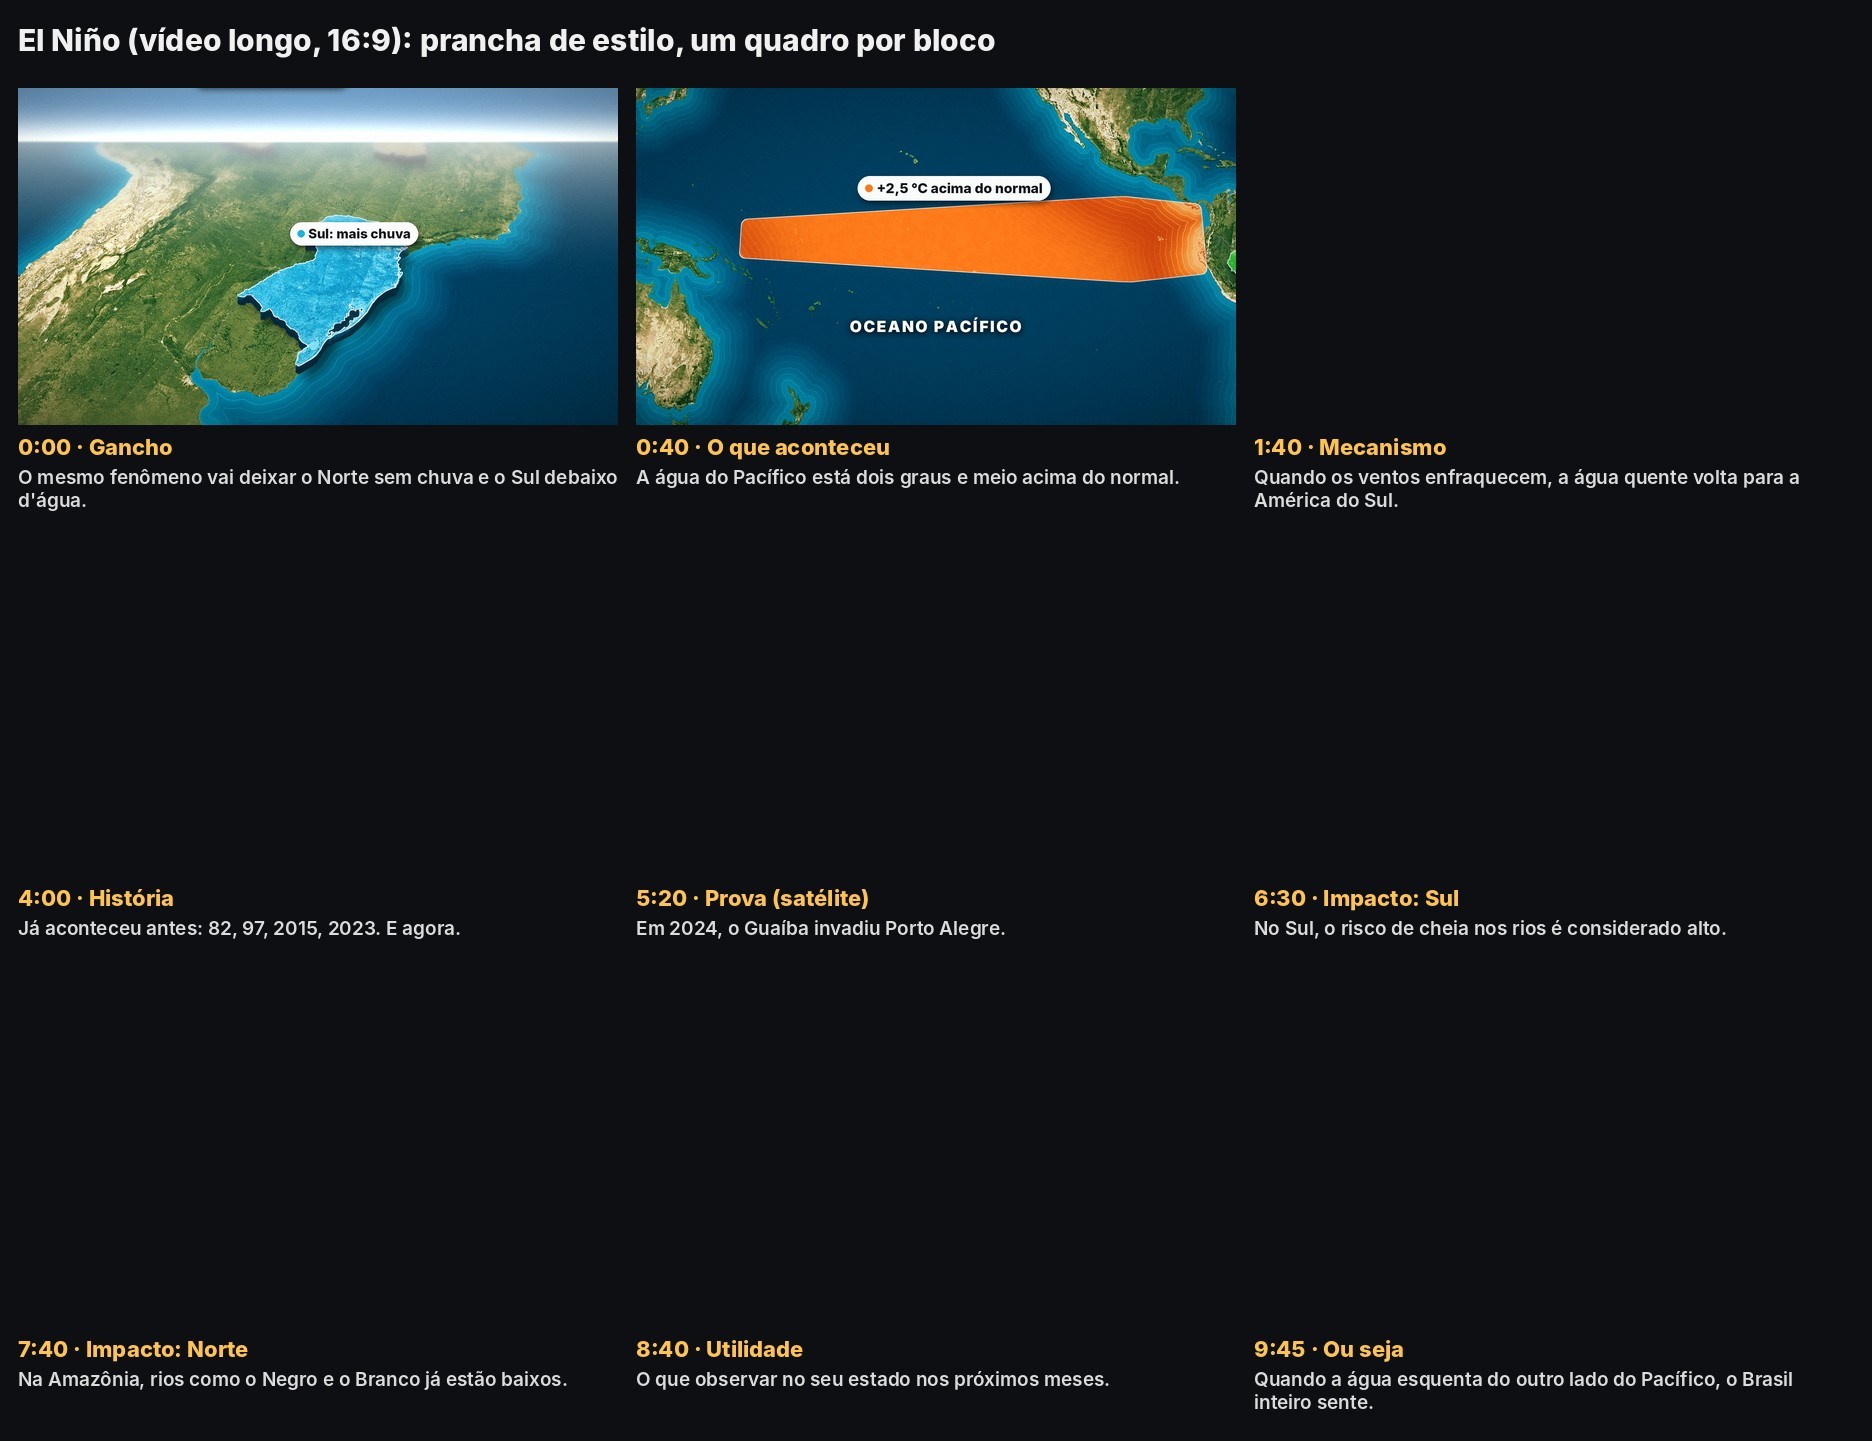

Source code (Python):
#!/usr/bin/env python3
"""Prancha 16:9 do vídeo longo do El Niño: um quadro por bloco, com o tempo e a frase.

Usa o motor do canal curto (mapas/docs/estilo_cinema/gerar_quadros.py) sem alterar nada nele:
só troca o tamanho do quadro para 1920x1080 neste processo.
    VISUAL_DADOS=/home/user/mapas/proto/data python3 -I prancha.py [1,2,...]
"""
import os, sys, math
MAPAS = os.environ.get("MAPAS_ROOT", "/home/user/mapas")
sys.path.insert(0, MAPAS + "/docs/estilo_cinema")
import numpy as np, cv2
from PIL import Image, ImageDraw, ImageFilter
from shapely.affinity import translate
from shapely.geometry import box, Polygon
import gerar_quadros as G

W, H = G.W, G.H = 1920, 1080
HERE = os.path.dirname(os.path.abspath(__file__)); OUT = os.path.join(HERE, "quadros"); os.makedirs(OUT, exist_ok=True)
P = dict(G.PALETAS[G.PADRAO]); T = G.TEMAS

# países do outro lado da linha de data, deslocados 360° (Pacífico inteiro num quadro só)
_p = G.paises()
if not any(n.endswith("#w") for n, _ in _p):
    _p += [(n + "#w", translate(g, -360)) for n, g in _p if g.bounds[2] > 60]
BR = G.pais("Brazil")
NORTE = G.estados("Amazonas", "Pará", "Roraima", "Amapá", "Acre", "Rondônia", "Tocantins")
NORDESTE = G.estados("Maranhão", "Piauí", "Ceará", "Rio Grande do Norte", "Paraíba", "Pernambuco", "Alagoas", "Sergipe", "Bahia")
SUL = G.estados("Rio Grande do Sul", "Santa Catarina", "Paraná")
RS = G.estados("Rio Grande do Sul")


def chip(lay, txt, xy, size=40, cor=None): G.cola(lay, G.chip_img(txt, size, cor), xy)
def nome(lay, txt, xy, size=46): G.cola(lay, G.nome_img(txt, size), xy)


def seta(lay, pts, cor=(255, 255, 255), larg=14, cab=34):
    """Seta grossa com borda escura (caminho do vento ou da água)."""
    d = ImageDraw.Draw(lay); pts = [tuple(map(float, p)) for p in pts]
    for c, w in (((20, 24, 40, 230), larg + 8), (cor + (255,), larg)):
        d.line(pts, fill=c, width=int(w), joint="curve")
    (x0, y0), (x1, y1) = pts[-2], pts[-1]; a = math.atan2(y1 - y0, x1 - x0)
    tri = lambda k: [(x1 + math.cos(a) * cab * k, y1 + math.sin(a) * cab * k),
                     (x1 + math.cos(a + 2.5) * cab * k, y1 + math.sin(a + 2.5) * cab * k),
                     (x1 + math.cos(a - 2.5) * cab * k, y1 + math.sin(a - 2.5) * cab * k)]
    d.polygon(tri(1.25), fill=(20, 24, 40, 230)); d.polygon(tri(1.0), fill=cor + (255,))


def minimapa(lay, foco, canto=(1700, 150), larg=300):
    """Mapa pequeno de localização (só no 16:9): América do Sul em vetor, com o quadro do lugar."""
    x0, x1, y0, y1 = -82, -34, -56, 13; esc = larg / (x1 - x0); alt = int((y1 - y0) * esc)
    im = Image.new("RGBA", (larg + 24, alt + 24), (0, 0, 0, 0)); d = ImageDraw.Draw(im)
    d.rounded_rectangle([0, 0, larg + 23, alt + 23], 18, fill=(12, 30, 48, 210), outline=(255, 255, 255, 200), width=2)
    pt = lambda lo, la: (12 + (lo - x0) * esc, 12 + (y1 - la) * esc)
    for n, g in G.paises():
        if not g.intersects(box(x0, y0, x1, y1)): continue
        for p in (g.geoms if g.geom_type == "MultiPolygon" else [g]):
            d.polygon([pt(*c) for c in p.simplify(0.15).exterior.coords],
                      fill=(232, 214, 164, 255) if n == "Brazil" else (120, 130, 110, 255))
    bx = foco.bounds; d.rectangle([*pt(bx[0], bx[3]), *pt(bx[2], bx[1])], outline=(255, 70, 50, 255), width=4)
    G.cola(lay, G.com_sombra(im, 8, 0.5, (4, 6)), canto)


def faixa_quente():
    """Língua de água quente no Pacífico equatorial (mais larga perto da América do Sul)."""
    xs = np.linspace(-200, -81, 40); w = np.interp(xs, [-200, -150, -100, -81], [3, 6, 9, 7])
    return Polygon(list(zip(xs, w)) + list(zip(xs[::-1], -w[::-1] - 1))).buffer(1.5)


def oni():
    s, v = [], []
    for l in open(os.path.join(HERE, "oni.txt")).read().split("\n")[1:]:
        p = l.split()
        if len(p) == 4: s.append(int(p[1]) + ["DJF", "JFM", "FMA", "MAM", "AMJ", "MJJ", "JJA", "JAS", "ASO", "SON", "OND", "NDJ"].index(p[0]) / 12); v.append(float(p[3]))
    return np.array(s), np.array(v)


def grafico(fundo):
    """Bloco 'gráfico de série' sobre o mapa desfocado: índice do El Niño (NOAA/ONI), 1950 até hoje."""
    im = fundo.filter(ImageFilter.GaussianBlur(14)); im = Image.blend(im, Image.new("RGB", im.size, (8, 20, 34)), 0.45)
    lay = Image.new("RGBA", im.size, (0, 0, 0, 0)); d = ImageDraw.Draw(lay)
    X0, X1, Y0, Y1 = 170, 1750, 230, 900
    d.rounded_rectangle([X0 - 70, Y0 - 120, X1 + 70, Y1 + 90], 34, fill=(255, 255, 255, 246))
    d.text((X0, Y0 - 70), "Quanto o Pacífico ficou mais quente que o normal", font=G.fonte(G.FONT_X, 44), fill=(20, 22, 28), anchor="lm")
    a, v = oni(); vmin, vmax = -2.2, 2.8
    px = lambda t: X0 + (t - 1950) / (2027 - 1950) * (X1 - X0)
    py = lambda y: Y1 - (y - vmin) / (vmax - vmin) * (Y1 - Y0)
    for y in (-2, -1, 0, 1, 2):
        d.line([(X0, py(y)), (X1, py(y))], fill=(200, 205, 214) if y else (90, 95, 110), width=2 if y else 3)
        d.text((X0 - 16, py(y)), f"{y:+d} °C".replace("+0", "0").replace("-", "−"), font=G.fonte(G.FONT_SB, 26), fill=(90, 95, 110), anchor="rm")
    for ano in range(1950, 2030, 10): d.text((px(ano), Y1 + 34), str(ano), font=G.fonte(G.FONT_SB, 28), fill=(90, 95, 110), anchor="mm")
    for i in range(len(a) - 1):
        c = (230, 72, 15) if v[i] >= 0.5 else (42, 143, 214) if v[i] <= -0.5 else (150, 155, 165)
        d.line([(px(a[i]), py(v[i])), (px(a[i + 1]), py(v[i + 1]))], fill=c, width=5)
    for ano, rot in ((1983.0, "1982–83"), (1997.9, "1997–98"), (2015.9, "2015–16"), (2023.9, "2023–24"), (a[-1], "agora")):
        i = int(np.argmin(np.abs(a - ano))); x, y = px(a[i]), py(v[i])
        d.ellipse([x - 11, y - 11, x + 11, y + 11], fill=(230, 72, 15), outline=(255, 255, 255), width=4)
        chip(lay, rot, (x - 70 if rot == "agora" else x, y - 58), 30, "#FF7A1A" if rot == "agora" else None)
    im = im.convert("RGBA"); im.alpha_composite(lay); return im.convert("RGB")


def lista(fundo, titulo, itens):
    im = fundo.filter(ImageFilter.GaussianBlur(10)); im = Image.blend(im, Image.new("RGB", im.size, (8, 20, 34)), 0.35).convert("RGBA")
    lay = Image.new("RGBA", im.size, (0, 0, 0, 0)); d = ImageDraw.Draw(lay)
    d.rounded_rectangle([1010, 170, 1820, 910], 34, fill=(255, 255, 255, 246))
    d.text((1070, 250), titulo, font=G.fonte(G.FONT_X, 44), fill=(20, 22, 28), anchor="lm")
    for k, (cor, txt) in enumerate(itens):
        y = 370 + k * 125
        d.ellipse([1070, y - 22, 1114, y + 22], fill=G.rgb(cor)); d.text((1092, y), str(k + 1), font=G.fonte(G.FONT_X, 28), fill=(255, 255, 255), anchor="mm")
        d.text((1140, y), txt, font=G.fonte(G.FONT_SB, 36), fill=(30, 34, 44), anchor="lm")
    im.alpha_composite(lay); return im.convert("RGB")


# ------------------------------------------------------------------- quadros (um por bloco do roteiro)
def q1():
    def pc(lay, cam, P, L):
        x, y = cam.tela(-62, -4); chip(lay, "Norte: menos chuva", (x, y - 120), 42, T["seca"]["acento"])
        x, y = cam.tela(-52, -27); chip(lay, "Sul: mais chuva", (x + 40, y - 110), 42, T["cheia"]["acento"])
    return G.render_quadro(P, dict(lon=-54, lat=-24, wdeg=26, rot=-8, persp=True, horizonte=0.16),
                           [dict(g=BR, lift=0, sec=True), dict(g=NORTE, lift=26, tema="seca", divisas=False), dict(g=SUL, lift=26, tema="cheia", divisas=False)], pc, False)


def q2():
    N34 = box(-170, -5, -120, 5)
    def pc(lay, cam, P, L):
        x, y = cam.tela(-145, 0); chip(lay, "+2,5 °C acima do normal", (x, y - 150), 44, "#FF7A1A")
        nome(lay, "OCEANO PACÍFICO", cam.tela(-150, -22), 50)
        x, y = cam.tela(-60, -12); nome(lay, "BRASIL", (x, y), 40)
    return G.render_quadro(P, dict(lon=-150, lat=-4, wdeg=150, rot=0, tilt=0.18),
                           [dict(g=faixa_quente(), lift=0, tema="calor", divisas=False), dict(g=BR, lift=10, divisas=False)], pc, False)


def q3():
    def pc(lay, cam, P, L):
        a = [cam.tela(lo, 9) for lo in (-95, -130, -165)]; seta(lay, a, (235, 240, 250))
        chip(lay, "ventos enfraquecem", (a[1][0], a[1][1] - 80), 36, "#9BB3C8")
        b = [cam.tela(lo, -6) for lo in (-185, -150, -110, -88)]; seta(lay, b, (255, 122, 26))
        chip(lay, "a água quente volta", (b[2][0], b[2][1] + 85), 36, "#FF7A1A")
        x, y = cam.tela(-76, -10); chip(lay, "Peru", (x + 20, y), 32)
    return G.render_quadro(P, dict(lon=-128, lat=-26, wdeg=58, rot=12, persp=True, horizonte=0.18),
                           [dict(g=faixa_quente(), lift=0, tema="calor", divisas=False), dict(g=BR, lift=0, sec=True)], pc, False)


def q4(): return grafico(Image.open(os.path.join(OUT, "02.png")))


def q5():
    """Satélite como prova (no vídeo final: imagem Copernicus da data do evento)."""
    Pr = dict(G.PALETAS["relevo"])
    def pc(lay, cam, P, L):
        chip(lay, "imagem de satélite", (250, 90), 38, "#FFFFFF"); x, y = cam.tela(-51.23, -30.03); chip(lay, "Porto Alegre", (x + 40, y - 70), 34)
        x, y = cam.tela(-51.25, -30.35); nome(lay, "GUAÍBA", (x - 120, y), 34)
    return G.render_quadro(Pr, dict(lon=-51.15, lat=-30.15, wdeg=1.6, rot=0, tilt=0.1), [], pc, False)


def q6():
    def pc(lay, cam, P, L):
        x, y = cam.tela(-53.2, -29.6); y -= L[-1]
        G.peca(lay, "obj_casa_alagada", (x - 60, y + 40), 210, P["boneco"])
        chip(lay, "risco alto de cheia", (x + 210, y - 170), 40, T["cheia"]["acento"])
        nome(lay, "RIO GRANDE DO SUL", (W / 2 - 160, 90), 44); minimapa(lay, RS)
    return G.render_quadro(P, dict(lon=-53.3, lat=-29.6, wdeg=14, rot=-10, tilt=0.30), [dict(g=BR, lift=0, sec=True), dict(g=RS, lift=22, tema="cheia")], pc)


def q7():
    AM = G.estados("Amazonas")
    def pc(lay, cam, P, L):
        x, y = cam.tela(-63, -4.5); y -= L[-1]
        G.peca(lay, "obj_navio", (x, y + 40), 220, P["boneco"]); chip(lay, "rios mais baixos", (x + 240, y - 130), 40, T["seca"]["acento"])
        nome(lay, "AMAZÔNIA", (W / 2 - 200, 90), 46); minimapa(lay, AM)
    return G.render_quadro(P, dict(lon=-62, lat=-4.5, wdeg=20, rot=14, tilt=0.30), [dict(g=BR, lift=0, sec=True), dict(g=AM, lift=22, tema="seca")], pc)


def q8():
    return lista(Image.open(os.path.join(OUT, "06.png")), "O que observar no seu estado",
                 [("#19B5E0", "Alertas da Defesa Civil"), ("#19B5E0", "Nível dos rios perto de você"), ("#D9A441", "Previsão de chuva do mês"), ("#D9A441", "Kit de emergência pronto")])


def q9():
    def pc(lay, cam, P, L): chip(lay, "o Brasil dividido ao meio", (W / 2, 120), 44, "#FFFFFF")
    return G.render_quadro(P, dict(lon=-50, lat=-30, wdeg=30, rot=6, persp=True, horizonte=0.2),
                           [dict(g=BR, lift=0, sec=True), dict(g=NORTE.union(NORDESTE), lift=26, tema="seca", divisas=False), dict(g=SUL, lift=26, tema="cheia", divisas=False)], pc, False)


QUADROS = [  # (tempo, bloco, frase, função)
    ("0:00", "Gancho", "O mesmo fenômeno vai deixar o Norte sem chuva e o Sul debaixo d'água.", q1),
    ("0:40", "O que aconteceu", "A água do Pacífico está dois graus e meio acima do normal.", q2),
    ("1:40", "Mecanismo", "Quando os ventos enfraquecem, a água quente volta para a América do Sul.", q3),
    ("4:00", "História", "Já aconteceu antes: 82, 97, 2015, 2023. E agora.", q4),
    ("5:20", "Prova (satélite)", "Em 2024, o Guaíba invadiu Porto Alegre.", q5),
    ("6:30", "Impacto: Sul", "No Sul, o risco de cheia nos rios é considerado alto.", q6),
    ("7:40", "Impacto: Norte", "Na Amazônia, rios como o Negro e o Branco já estão baixos.", q7),
    ("8:40", "Utilidade", "O que observar no seu estado nos próximos meses.", q8),
    ("9:45", "Ou seja", "Quando a água esquenta do outro lado do Pacífico, o Brasil inteiro sente.", q9),
]


def prancha(larg=600):
    hq = int(larg * H / W); gap, cab = 18, 96
    cols = 3; rows = math.ceil(len(QUADROS) / cols)
    pr = Image.new("RGB", (cols * (larg + gap) + gap, rows * (hq + cab + gap) + gap + 70), (14, 15, 18)); d = ImageDraw.Draw(pr)
    d.text((gap, 40), "El Niño (vídeo longo, 16:9): prancha de estilo, um quadro por bloco", font=G.fonte(G.FONT_X, 30), fill=(240, 240, 240), anchor="lm")
    for k, (tm, bl, fr, _) in enumerate(QUADROS):
        x = gap + (k % cols) * (larg + gap); y = 70 + gap + (k // cols) * (hq + cab + gap)
        f = os.path.join(OUT, f"{k + 1:02d}.png")
        if os.path.exists(f): pr.paste(Image.open(f).resize((larg, hq), Image.LANCZOS), (x, y))
        d.text((x, y + hq + 22), f"{tm} · {bl}", font=G.fonte(G.FONT_X, 22), fill=(255, 196, 80), anchor="lm")
        linhas, l = [], ""
        for w_ in fr.split():
            if G.fonte(G.FONT_SB, 19).getlength(l + " " + w_) > larg: linhas.append(l); l = w_
            else: l = (l + " " + w_).strip()
        d.multiline_text((x, y + hq + 40), "\n".join(linhas + [l]), font=G.fonte(G.FONT_SB, 19), fill=(220, 220, 220), spacing=4)
    p = os.path.join(HERE, "prancha.jpg"); pr.save(p, quality=90); return p


if __name__ == "__main__":
    qs = [int(x) for x in sys.argv[1].split(",")] if len(sys.argv) > 1 else range(1, len(QUADROS) + 1)
    for k in qs:
        im = QUADROS[k - 1][3](); p = os.path.join(OUT, f"{k:02d}.png"); im.save(p); print(p, flush=True)
    print(prancha())
